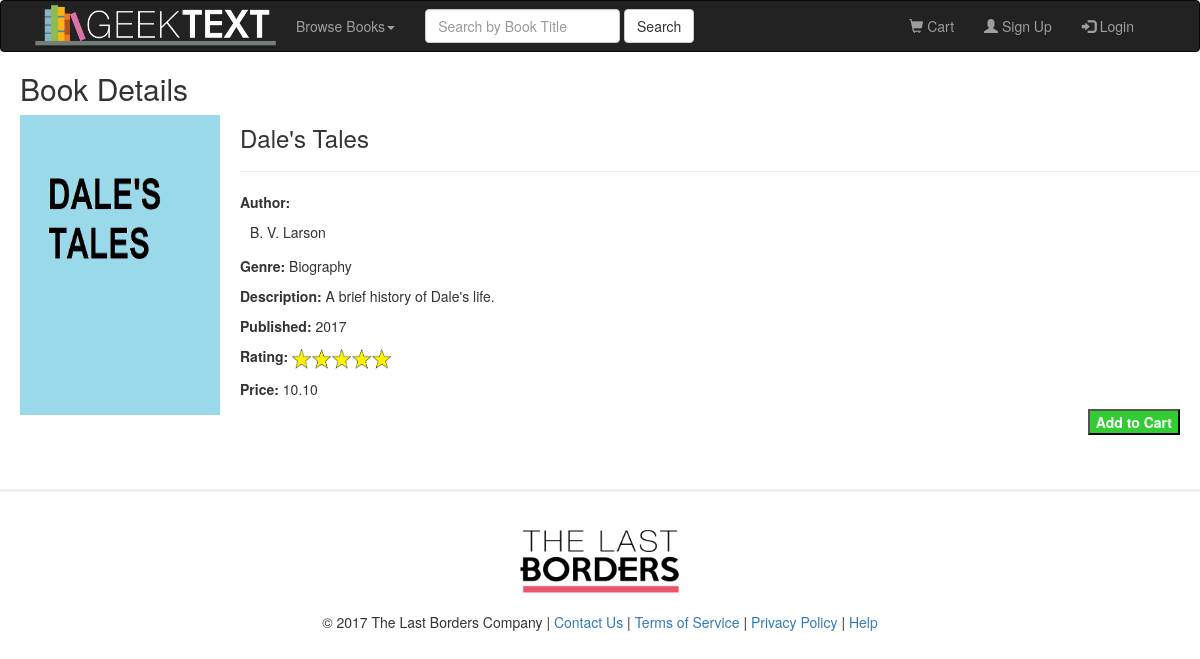
Page /book_details.php?bookid=0 on the committed database.
### tables this page shows
CREATE TABLE `books` (
  `id` int(11) NOT NULL,
  `title` varchar(50) NOT NULL,
  `description` varchar(500) NOT NULL,
  `genre` varchar(15) NOT NULL,
  `rating` float NOT NULL,
  `price` varchar(6) NOT NULL,
  `published_year` varchar(4) NOT NULL,
  `author` varchar(30) NOT NULL
);

### book_details.php (the view, shortened to what this page needs)
<html lang="en">
<head>
</head>
<body>
<?php
	include("header.php");
	$link = mysqli_connect("localhost", "root", "", "geek_text");
	$id = mysqli_real_escape_string($link, $_REQUEST['bookid']);
	$sql = "SELECT * FROM books WHERE id = $id";
	$result = mysqli_query($link, $sql);
	$row=mysqli_fetch_array($result);
	echo'<h2 style="margin-left: 20;">Book Details</h2>';
	echo'<p style="float: left;"><img src="images/'. $row["id"] .'.png" height="300px" width="200px" border="1px" hspace="20"></a></p>
		<h3>'. $row["title"] .'</h3>
		<hr>
		<p>
			<b>Author: </b>
			<form action="book_authors.php" method="get">
			<button style="background:none; border:none; padding:0; margin-left:10px;" type="submit" value="'. $row["author"] .'" name="author" >'. $row["author"] .'</button>
			</form>
		</p>
		<p style="margin-left: 240px"><b>Genre: </b>'. $row["genre"] .'</p>
		<p style="margin-left: 240px; margin-right:20px;"><b>Description: </b>'. $row["description"] .'</p>
		<p style="margin-left: 240px"><b>Published: </b>'. $row["published_year"] .'</p>
		<p style="margin-left: 240px"><b>Rating: </b>';
		if ( $row['rating'] <= '1' ) {
			echo'<img src="ratings/1.png" style="width:100px; height:20px;">';
		}
		elseif ($row['rating']>'1' && $row['rating']<='1.5') {
			echo'<img src="ratings/1-5.png" style="width:100px; height:20px;">';
		}
		elseif ($row['rating']>'1.5' && $row['rating']<='2') {
			echo'<img src="ratings/2.png" style="width:100px; height:20px;">';
		}
		elseif ($row['rating']>'2' && $row['rating']<='2.5') {
			echo'<img src="ratings/2-5.png" style="width:100px; height:20px;">';
		}
		elseif ($row['rating']>'2.5' && $row['rating']<='3') {
			echo'<img src="ratings/3.png" style="width:100px; height:20px;">';
		}
		elseif ($row['rating']>'3' && $row['rating']<='3.5') {
			echo'<img src="ratings/3-5.png" style="width:100px; height:20px;">';
		}
		elseif ($row['rating']>'3.5' && $row['rating']<='4') {
			echo'<img src="ratings/4.png" style="width:100px; height:20px;">';
		}
		elseif ($row['rating']>'4' && $row['rating']<='4.5') {
			echo'<img src="ratings/4-5.png" style="width:100px; height:20px;">';
		}
		elseif ($row['rating']>'4.5') {
			echo'<img src="ratings/5.png" style="width:100px; height:20px;">';
		}
		echo'</p>
		<p style="margin-left: 240px"><b>Price: </b>'. $row["price"] .'</p>
		<p style="float:right; margin-right:20px;"><button style="background-color:limegreen; color:white;"><strong>Add to Cart</strong></button></p>';
	include("footer.php");
?>
</body>
</html>

### rows in the picture
books: title "Dale's Tales", author "B. V. Larson", genre "Biography", description "A brief history of Dale's life.", published_year "2017", price "10.10"
